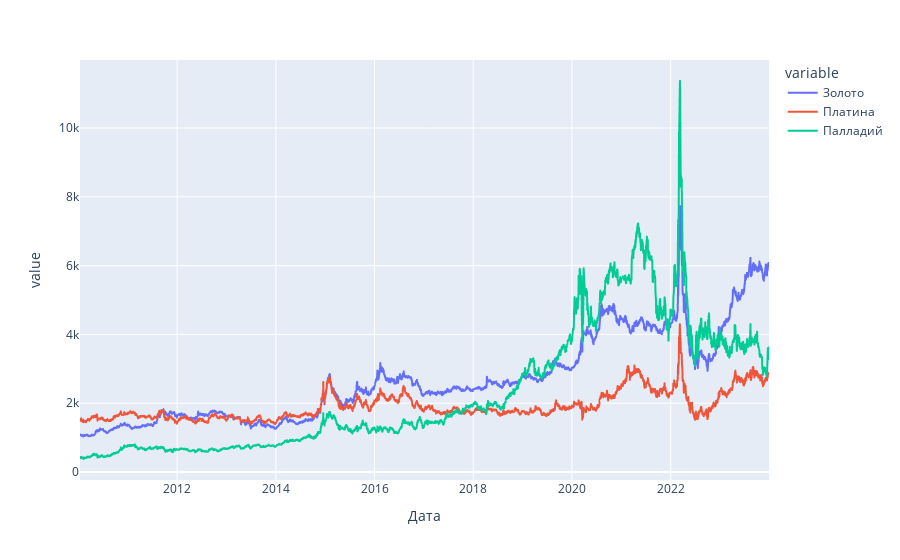

This figure's notebook cell:
### Code cell
lp.build(mes, backend="plotly")
lp.show()

### Figure 1 — Plotly figure (JSON) as saved in the notebook; plotly's stock layout.template omitted (floating-point values rounded to 4 significant figures; data arrays with more than 128 entries replaced by an {"elided": "..."} marker saying what was removed)
{"data": [{"hovertemplate": "variable=Золото<br>Дата=%{x}<br>value=%{y}<extra></extra>", "legendgroup": "Золото", "line": {"color": "#636efa", "dash": "solid"}, "marker": {"symbol": "circle"}, "mode": "lines", "name": "Золото", "showlegend": true, "type": "scattergl", "x": {"elided": "3459 str values"}, "xaxis": "x", "y": {"elided": "3459 float values"}, "yaxis": "y"}, {"hovertemplate": "variable=Платина<br>Дата=%{x}<br>value=%{y}<extra></extra>", "legendgroup": "Платина", "line": {"color": "#EF553B", "dash": "solid"}, "marker": {"symbol": "circle"}, "mode": "lines", "name": "Платина", "showlegend": true, "type": "scattergl", "x": {"elided": "3459 str values"}, "xaxis": "x", "y": {"elided": "3459 float values"}, "yaxis": "y"}, {"hovertemplate": "variable=Палладий<br>Дата=%{x}<br>value=%{y}<extra></extra>", "legendgroup": "Палладий", "line": {"color": "#00cc96", "dash": "solid"}, "marker": {"symbol": "circle"}, "mode": "lines", "name": "Палладий", "showlegend": true, "type": "scattergl", "x": {"elided": "3459 str values"}, "xaxis": "x", "y": {"elided": "3459 float values"}, "yaxis": "y"}], "layout": {"legend": {"title": {"text": "variable"}, "tracegroupgap": 0}, "margin": {"t": 60}, "xaxis": {"anchor": "y", "domain": [0, 1], "title": {"text": "Дата"}}, "yaxis": {"anchor": "x", "domain": [0, 1], "title": {"text": "value"}}}}
